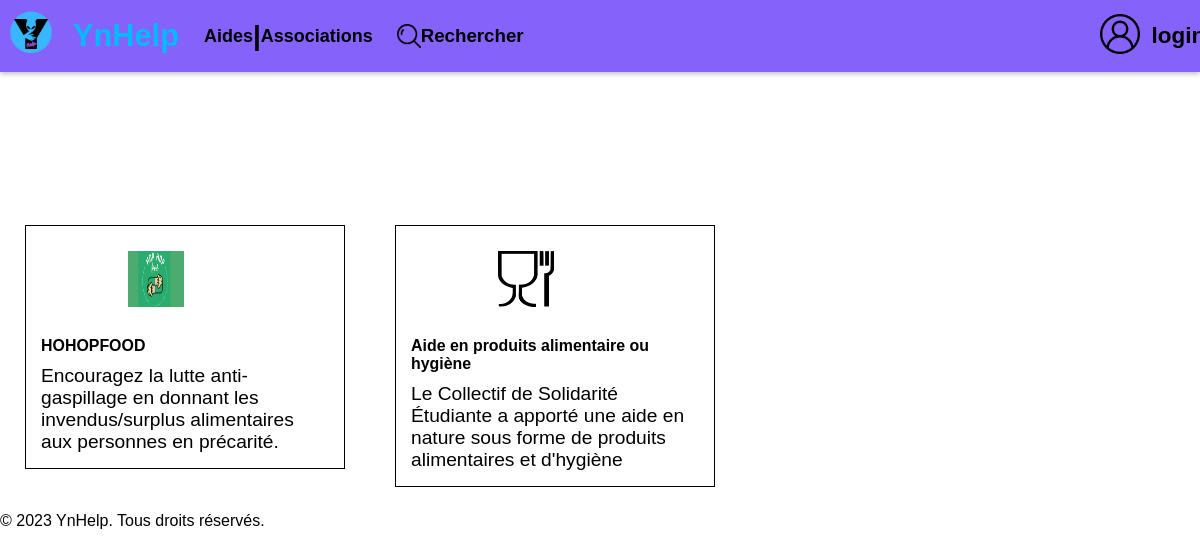
Screenshot of /YnHelp/associations with the database file from the repository.
### tables this page shows
CREATE TABLE `article` (
  `art_id` int(11) NOT NULL,
  `titre` text NOT NULL,
  `resume` text NOT NULL,
  `description` text NOT NULL,
  `id_organization_type` int(11) NOT NULL,
  `source` text NOT NULL,
  `picture_name` text DEFAULT NULL
);

### Controllers/UserController.php (called while the page is built, shortened)
<?php
class UserController
{
    public function __construct()
    {
        $db = new Database();
    }
    public function isConnected()
    {
        return False;
    }
}

### Models/Database.php (called while the page is built, shortened)
<?php
class Database {
    private $host = "localhost";
    private $db_name = "ynhelp";
    private $username = "root";
    private $password = "";
    public function getConnection() {
        $this->conn = null;
        try {
            $this->conn = new PDO("mysql:host=" . $this->host . ";dbname=" . $this->db_name, $this->username, $this->password);
            $this->conn->setAttribute(PDO::ATTR_ERRMODE, PDO::ERRMODE_EXCEPTION);
        } catch(PDOException $exception) {
            echo "Erreur de connexion : " . $exception->getMessage();
        }
        return $this->conn;
    }
}

### Controllers/ArticleController.php (called while the page is built, shortened)
<?php
require_once __DIR__ . "/../Models/Database.php";
require_once __DIR__ . "/../Models/Article.php";
require_once __DIR__ . "/../Models/OrganizationType.php";
class ArticleController
{
    private PDO $connexion;
    public function __construct()
    {
        $db = new Database();
        $this->connexion = $db->getConnection();
    }
    public function getAssociations()
    {
        return $this->getArticlesByOrganizationName("associations");
    }
    private function getArticlesByOrganizationName(string $organizationName)
    {
        $request = $this->connexion->prepare(
            'SELECT *
                    FROM article INNER JOIN organization_type ON article.id_organization_type = organization_type.org_id
                    WHERE organization_type.label = :organization_name');
        $request->bindParam(":organization_name", $organizationName);
        $request->execute();
        $results = $request->fetchAll(PDO::FETCH_ASSOC);
        $output = array();
        foreach ($results as $result) {
            $output[] = $this->convertArrayInArticle($result);
        }
        return $output;
    }
    private function convertArrayInArticle(array $array): Article
    {
        $article = new Article();
        $article->setId($array["art_id"])
            ->setTitle($array["titre"])
            ->setResume($array["resume"])
            ->setDescription($array["description"])
            ->setOrganizationType($this->convertArrayInOrganizationType($array))
            ->setPictureName($array["picture_name"])
            ->setSource($array["source"]);
        return $article;
    }
    private function convertArrayInOrganizationType(array $array): OrganizationType
    {
        $organizationType = new OrganizationType();
        $organizationType->setId($array["id_organization_type"])
            ->setLabel($array["label"]);
        return $organizationType;
    }
}

### Models/Article.php (called while the page is built, shortened)
<?php
class Article
{
    private int $id;
    private string $resume;
    private string $title;
    private string $pictureName;
    public function getId(): int
    {
        return $this->id;
    }
    public function setId(int $id): Article
    {
        $this->id = $id;
        return $this;
    }
    public function getResume(): string
    {
        return $this->resume;
    }
    public function setResume(string $resume): Article
    {
        $this->resume = $resume;
        return $this;
    }
    public function getTitle(): string
    {
        return $this->title;
    }
    public function setTitle(string $title): Article
    {
        $this->title = $title;
        return $this;
    }
    public function setDescription(string $description): Article
    {
        return $this;
    }
    public function setOrganizationType(OrganizationType $organization_type): Article
    {
        return $this;
    }
    public function getPictureName(): string
    {
        return $this->pictureName;
    }
    public function setPictureName($pictureName): Article
    {
        $pictureName = is_null($pictureName) ? "" : $pictureName;
        $this->pictureName = $pictureName;
        return $this;
    }
    public function setSource(string $source): Article
    {
        return $this;
    }
}

### Models/OrganizationType.php (called while the page is built, shortened)
<?php
class OrganizationType {
    public function setId(int $id): OrganizationType
    {
        return $this;
    }
    public function setLabel(string $label): OrganizationType
    {
        return $this;
    }
}

### public/views/associations.php (the view, shortened to what this page needs)
<!DOCTYPE html>
<html lang="fr">
<head>
    <link rel="stylesheet" href="./public/css/header.css"/>
</head>
<body>
<?php require './public/templates/header.php'; ?>
<div style="display: flex; flex-direction: row; margin-top: 200px">
    <?php foreach ($associations as $association) {
        $pictureName = $association->getPictureName() == "" ? "default-user.jpg" : $association->getPictureName() ?>
        <a href="/YnHelp/aids/<?= $association->getId() ?>" style="margin: 25px">
            <div style="width: 18rem; border: 1px solid black; display: flex; flex-direction: column; padding: 15px">
                <img src="./public/assets/<?= $pictureName ?>" style="padding: 10px 10px 30px; margin-left: 4em"
                     alt="Image de l'article <?= $association->getTitle() ?>">
                <div>
                    <h5><?= $association->getTitle() ?></h5>
                    <p style="margin-top: 10px"><?= $association->getResume() ?></p>
                </div>
            </div>
        </a>
    <?php } ?>
</div>
</body>
</html>

### index.php (shortened to what this page needs)
<?php
require_once "./Controllers/ArticleController.php";
require_once "./Controllers/UserController.php";
$uri = $_SERVER["REQUEST_URI"];
$uri_explode = explode("/", trim($uri, "/"));
$articleController = new ArticleController();
if (sizeof($uri_explode) == 1) {
    include_once './public/views/home.php';
} else {
    switch ($uri_explode[1]) {
        case "associations":
            $associations = $articleController->getAssociations();
            include_once "./public/views/associations.php";
            break;
    }
}

### public/templates/header.php
<?php
require_once "./Controllers/UserController.php";
$userController = new UserController();
if ($userController->isConnected()) {
    $user = $userController->getUserById($_COOKIE["YnHelp"]);
    $username = $user->getUsername();
} else {
    $username = "login";
}
?>
<div class="navbar">
    <div class="back">
        <a href="../YnHelp"><img src="./public/assets/logo.png" alt=""/></a>
        <a href="../YnHelp"><h3>YnHelp</h3></a>
    </div>
    <div class="link">
        <a href="/YnHelp/aids"><h3>Aides</h3></a>
        <div class="pipe"><h3>|</h3></div>
        <a href="/YnHelp/associations"><h3>Associations</h3></a>
    </div>
    <div class="search" style="margin-right: 48vw;">
        <img src="./public/assets/loupe.png" alt=""/>
        <h3>Rechercher</h3>
    </div>
    <div class="login">
        <a href="/YnHelp/login"><img src="./public/assets/user.png" alt=""/></a>
        <a href="/YnHelp/login"><h3><?= $username ?></h3></a>
    </div>
</div>

### public/css/header.css (style rules this page uses)
* { margin: 0; padding: 0; }
body { font-family: 'Arial', sans-serif; }
a { color: #000000; }
img { width: 7vh; height: 7vh; }
a { font-size: 1.2em; text-decoration: none; }
.navbar { background-color: #8562f9; top: 0; left: 0; width: 100vw; height: 9vh; display: flex; flex-direction: row; align-items: center; position: fixed; box-shadow: 0px 2px 5px rgba(0, 0, 0, 0.25); }
.back { display: flex; justify-content: center; align-items: center; left: 0; width: 10vw; margin-left: 2vw; margin-right: 5vw; }
.back h3 { color: #00bafb; font-size: 1.6em; }
.back img { width: 7vw; height: 7vw; }
.search { display: flex; justify-content: center; align-items: center; font-size: 1em; }
.search img { width: 3vh; height: 3vh; }
.link { display: flex; align-items: center; margin-right: 2vw; justify-content: space-around; width: 15vw; font-size: 0.8em; }
.login { display: flex; align-items: center; width: 10vw; right: 0; }
.login img { width: 5vh; height: 5vh; margin-right: 1vw; }
.pipe { font-size: 24px; }

### rows the page displays
article: picture_name (picture), titre "HOHOPFOOD", resume "Encouragez la lutte anti-gaspillage en donnant les invendus/surplus alimentaires aux personnes en précarité."
article: picture_name (picture), titre "Aide en produits alimentaire ou hygiène", resume "Le Collectif de Solidarité Étudiante a apporté une aide en nature sous forme de produits alimentaires et d'hygiène"
